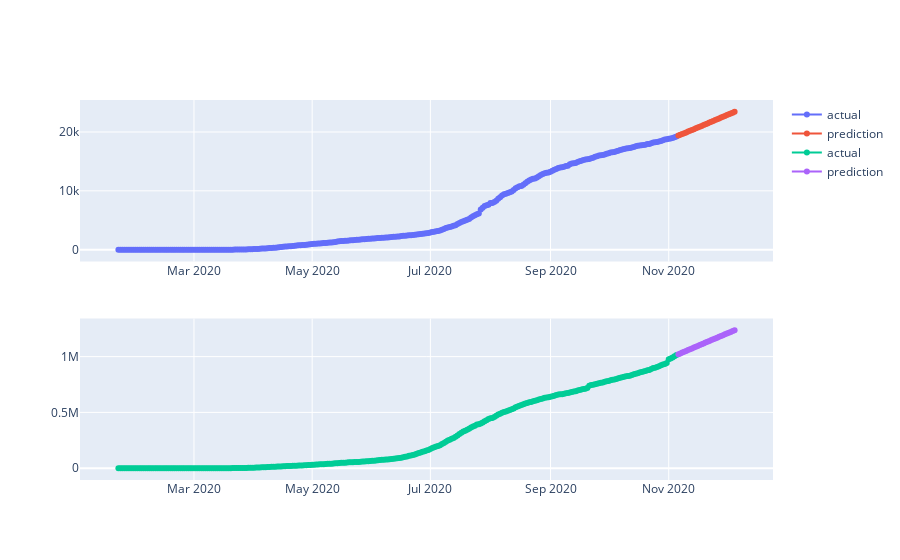

This figure's notebook cell:
### Markdown cell above
## Creating subplots

Multiple plots within a single figure can be created with the `make_subplots` function from the `subplots` module. It creates a rectangular grid of subplots using the provided `rows` and `cols` parameters. To add a trace to a specific subplot, use the `row` and `col` parameters in the `add_*` methods. Here, we plot both actual and predicted traces for both daily deaths and cases.

### Code cell
from plotly.subplots import make_subplots
fig = make_subplots(rows=2, cols=1)

# top subplot
fig.add_scatter(x=df_texas_actual.index, 
                y=df_texas_actual['Deaths'], 
                mode="lines+markers", 
                name='actual',
                row=1,
                col=1)
fig.add_scatter(x=df_texas_pred.index, 
                y=df_texas_pred['Deaths'], 
                mode="lines+markers", 
                name='prediction',
                row=1,
                col=1)

# bottom subplot
fig.add_scatter(x=df_texas_actual.index, 
                y=df_texas_actual['Cases'], 
                mode="lines+markers", 
                name='actual',
                row=2,
                col=1)
fig.add_scatter(x=df_texas_pred.index, 
                y=df_texas_pred['Cases'], 
                mode="lines+markers", 
                name='prediction',
                row=2,
                col=1)

### Figure 1 — Plotly figure (JSON) as saved in the notebook; plotly's stock layout.template omitted (floating-point values rounded to 4 significant figures; data arrays with more than 128 entries replaced by an {"elided": "..."} marker saying what was removed)
{"data": [{"mode": "lines+markers", "name": "actual", "type": "scatter", "x": {"elided": "289 str values"}, "xaxis": "x", "y": {"elided": "289 int values"}, "yaxis": "y"}, {"mode": "lines+markers", "name": "prediction", "type": "scatter", "x": ["2020-11-06T00:00:00", "2020-11-07T00:00:00", "2020-11-08T00:00:00", "2020-11-09T00:00:00", "2020-11-10T00:00:00", "2020-11-11T00:00:00", "2020-11-12T00:00:00", "2020-11-13T00:00:00", "2020-11-14T00:00:00", "2020-11-15T00:00:00", "2020-11-16T00:00:00", "2020-11-17T00:00:00", "2020-11-18T00:00:00", "2020-11-19T00:00:00", "2020-11-20T00:00:00", "2020-11-21T00:00:00", "2020-11-22T00:00:00", "2020-11-23T00:00:00", "2020-11-24T00:00:00", "2020-11-25T00:00:00", "2020-11-26T00:00:00", "2020-11-27T00:00:00", "2020-11-28T00:00:00", "2020-11-29T00:00:00", "2020-11-30T00:00:00", "2020-12-01T00:00:00", "2020-12-02T00:00:00", "2020-12-03T00:00:00", "2020-12-04T00:00:00", "2020-12-05T00:00:00"], "xaxis": "x", "y": [19390, 19525, 19661, 19797, 19933, 20070, 20207, 20344, 20482, 20621, 20760, 20900, 21040, 21181, 21322, 21463, 21604, 21746, 21888, 22029, 22170, 22311, 22452, 22592, 22732, 22872, 23012, 23152, 23291, 23430], "yaxis": "y"}, {"mode": "lines+markers", "name": "actual", "type": "scatter", "x": {"elided": "289 str values"}, "xaxis": "x2", "y": {"elided": "289 int values"}, "yaxis": "y2"}, {"mode": "lines+markers", "name": "prediction", "type": "scatter", "x": ["2020-11-06T00:00:00", "2020-11-07T00:00:00", "2020-11-08T00:00:00", "2020-11-09T00:00:00", "2020-11-10T00:00:00", "2020-11-11T00:00:00", "2020-11-12T00:00:00", "2020-11-13T00:00:00", "2020-11-14T00:00:00", "2020-11-15T00:00:00", "2020-11-16T00:00:00", "2020-11-17T00:00:00", "2020-11-18T00:00:00", "2020-11-19T00:00:00", "2020-11-20T00:00:00", "2020-11-21T00:00:00", "2020-11-22T00:00:00", "2020-11-23T00:00:00", "2020-11-24T00:00:00", "2020-11-25T00:00:00", "2020-11-26T00:00:00", "2020-11-27T00:00:00", "2020-11-28T00:00:00", "2020-11-29T00:00:00", "2020-11-30T00:00:00", "2020-12-01T00:00:00", "2020-12-02T00:00:00", "2020-12-03T00:00:00", "2020-12-04T00:00:00", "2020-12-05T00:00:00"], "xaxis": "x2", "y": [1021370, 1028680, 1036019, 1043383, 1050771, 1058179, 1065605, 1073047, 1080501, 1087966, 1095438, 1102915, 1110394, 1117873, 1125349, 1132820, 1140283, 1147735, 1155174, 1162598, 1170004, 1177390, 1184753, 1192091, 1199402, 1206684, 1213934, 1221150, 1228331, 1235474], "yaxis": "y2"}], "layout": {"xaxis": {"anchor": "y", "domain": [0, 1]}, "xaxis2": {"anchor": "y2", "domain": [0, 1]}, "yaxis": {"anchor": "x", "domain": [0.575, 1]}, "yaxis2": {"anchor": "x2", "domain": [0, 0.425]}}}
